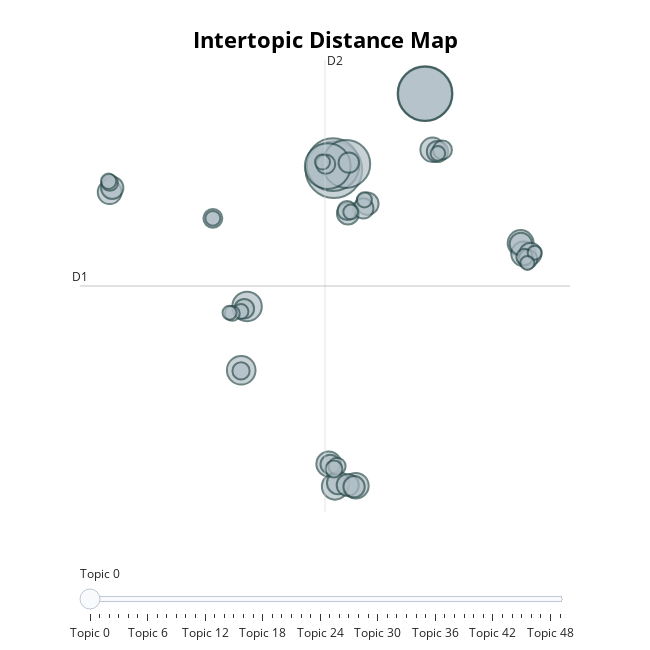

Notebook source saved alongside this figure:
### Code cell
model.visualize_topics(top_n_topics=50)

### Figure 1 — Plotly figure (JSON) as saved in the notebook; plotly's stock layout.template omitted (floating-point values rounded to 4 significant figures; data arrays with more than 128 entries replaced by an {"elided": "..."} marker saying what was removed)
{"data": [{"customdata": {"elided": "50x3 mixed values"}, "hovertemplate": "<b>Topic %{customdata[0]}</b><br>Words: %{customdata[1]}<br>Size: %{customdata[2]}", "legendgroup": "", "marker": {"color": "#B0BEC5", "line": {"color": "DarkSlateGrey", "width": 2}, "size": [823, 776, 749, 718, 588, 539, 515, 224, 211, 176, 173, 170, 158, 158, 152, 145, 131, 130, 129, 128, 126, 125, 124, 117, 116, 107, 105, 99, 95, 94, 93, 92, 92, 91, 76, 76, 74, 69, 69, 60, 58, 58, 58, 57, 57, 57, 55, 51, 51, 51], "sizemode": "area", "sizeref": 0.5144, "symbol": "circle"}, "mode": "markers", "name": "", "orientation": "v", "showlegend": false, "type": "scatter", "x": [1.89, 6.844, 6.844, 1.841, 2.561, 1.554, null, -2.834, -3.15, 1.946, 12.04, 3.081, 1.61, 12.2, 7.252, -10.3, 2.124, 3.706, 12.05, -10.16, 2.64, 2.654, 12.57, 2.986, 7.518, 2.699, 3.489, -2.985, 1.682, 1.442, 2.607, -4.692, 7.791, 12.44, -3.16, 2.058, 1.891, -10.3, 12.25, -10.36, -3.166, 3.547, 1.268, -3.635, -4.692, 2.805, 7.543, -3.783, 12.8, 12.41], "xaxis": "x", "y": [10.32, 15.62, 15.62, 10.68, 10.73, 10.58, null, 0.8105, -3.63, -11.73, 5.223, -11.67, -10.16, 4.471, 11.72, 8.764, -11.48, 7.962, 5.162, 9.069, -11.62, 7.288, 4.483, -11.74, 11.6, 10.82, 7.633, 0.6511, -10.18, 10.71, 7.487, 6.944, 11.7, 4.098, -3.678, -10.31, -10.51, 9.427, 4.252, 9.526, 0.4553, 8.229, 10.86, 0.3254, 6.945, 7.389, 11.47, 0.3712, 4.549, 3.839], "yaxis": "y"}], "layout": {"annotations": [{"showarrow": false, "text": "D1", "x": -11.92, "y": 2.234, "yshift": 10}, {"showarrow": false, "text": "D2", "x": 1.405, "xshift": 10, "y": 17.97}], "height": 650, "hoverlabel": {"bgcolor": "white", "font": {"family": "Rockwell", "size": 16}}, "legend": {"itemsizing": "constant", "tracegroupgap": 0}, "margin": {"t": 60}, "shapes": [{"line": {"color": "#CFD8DC", "width": 2}, "type": "line", "x0": 1.405, "x1": 1.405, "y0": -13.5, "y1": 17.97}, {"line": {"color": "#9E9E9E", "width": 2}, "type": "line", "x0": -11.92, "x1": 14.72, "y0": 2.234, "y1": 2.234}], "sliders": [{"active": 0, "pad": {"t": 50}, "steps": [{"args": [{"marker.color": [["red", "#B0BEC5", "#B0BEC5", "#B0BEC5", "#B0BEC5", "#B0BEC5", "#B0BEC5", "#B0BEC5", "#B0BEC5", "#B0BEC5", "#B0BEC5", "#B0BEC5", "#B0BEC5", "#B0BEC5", "#B0BEC5", "#B0BEC5", "#B0BEC5", "#B0BEC5", "#B0BEC5", "#B0BEC5", "#B0BEC5", "#B0BEC5", "#B0BEC5", "#B0BEC5", "#B0BEC5", "#B0BEC5", "#B0BEC5", "#B0BEC5", "#B0BEC5", "#B0BEC5", "#B0BEC5", "#B0BEC5", "#B0BEC5", "#B0BEC5", "#B0BEC5", "#B0BEC5", "#B0BEC5", "#B0BEC5", "#B0BEC5", "#B0BEC5", "#B0BEC5", "#B0BEC5", "#B0BEC5", "#B0BEC5", "#B0BEC5", "#B0BEC5", "#B0BEC5", "#B0BEC5", "#B0BEC5", "#B0BEC5"]]}], "label": "Topic 0", "method": "update"}, {"args": [{"marker.color": [["#B0BEC5", "red", "#B0BEC5", "#B0BEC5", "#B0BEC5", "#B0BEC5", "#B0BEC5", "#B0BEC5", "#B0BEC5", "#B0BEC5", "#B0BEC5", "#B0BEC5", "#B0BEC5", "#B0BEC5", "#B0BEC5", "#B0BEC5", "#B0BEC5", "#B0BEC5", "#B0BEC5", "#B0BEC5", "#B0BEC5", "#B0BEC5", "#B0BEC5", "#B0BEC5", "#B0BEC5", "#B0BEC5", "#B0BEC5", "#B0BEC5", "#B0BEC5", "#B0BEC5", "#B0BEC5", "#B0BEC5", "#B0BEC5", "#B0BEC5", "#B0BEC5", "#B0BEC5", "#B0BEC5", "#B0BEC5", "#B0BEC5", "#B0BEC5", "#B0BEC5", "#B0BEC5", "#B0BEC5", "#B0BEC5", "#B0BEC5", "#B0BEC5", "#B0BEC5", "#B0BEC5", "#B0BEC5", "#B0BEC5"]]}], "label": "Topic 1", "method": "update"}, {"args": [{"marker.color": [["#B0BEC5", "#B0BEC5", "red", "#B0BEC5", "#B0BEC5", "#B0BEC5", "#B0BEC5", "#B0BEC5", "#B0BEC5", "#B0BEC5", "#B0BEC5", "#B0BEC5", "#B0BEC5", "#B0BEC5", "#B0BEC5", "#B0BEC5", "#B0BEC5", "#B0BEC5", "#B0BEC5", "#B0BEC5", "#B0BEC5", "#B0BEC5", "#B0BEC5", "#B0BEC5", "#B0BEC5", "#B0BEC5", "#B0BEC5", "#B0BEC5", "#B0BEC5", "#B0BEC5", "#B0BEC5", "#B0BEC5", "#B0BEC5", "#B0BEC5", "#B0BEC5", "#B0BEC5", "#B0BEC5", "#B0BEC5", "#B0BEC5", "#B0BEC5", "#B0BEC5", "#B0BEC5", "#B0BEC5", "#B0BEC5", "#B0BEC5", "#B0BEC5", "#B0BEC5", "#B0BEC5", "#B0BEC5", "#B0BEC5"]]}], "label": "Topic 2", "method": "update"}, {"args": [{"marker.color": [["#B0BEC5", "#B0BEC5", "#B0BEC5", "red", "#B0BEC5", "#B0BEC5", "#B0BEC5", "#B0BEC5", "#B0BEC5", "#B0BEC5", "#B0BEC5", "#B0BEC5", "#B0BEC5", "#B0BEC5", "#B0BEC5", "#B0BEC5", "#B0BEC5", "#B0BEC5", "#B0BEC5", "#B0BEC5", "#B0BEC5", "#B0BEC5", "#B0BEC5", "#B0BEC5", "#B0BEC5", "#B0BEC5", "#B0BEC5", "#B0BEC5", "#B0BEC5", "#B0BEC5", "#B0BEC5", "#B0BEC5", "#B0BEC5", "#B0BEC5", "#B0BEC5", "#B0BEC5", "#B0BEC5", "#B0BEC5", "#B0BEC5", "#B0BEC5", "#B0BEC5", "#B0BEC5", "#B0BEC5", "#B0BEC5", "#B0BEC5", "#B0BEC5", "#B0BEC5", "#B0BEC5", "#B0BEC5", "#B0BEC5"]]}], "label": "Topic 3", "method": "update"}, {"args": [{"marker.color": [["#B0BEC5", "#B0BEC5", "#B0BEC5", "#B0BEC5", "red", "#B0BEC5", "#B0BEC5", "#B0BEC5", "#B0BEC5", "#B0BEC5", "#B0BEC5", "#B0BEC5", "#B0BEC5", "#B0BEC5", "#B0BEC5", "#B0BEC5", "#B0BEC5", "#B0BEC5", "#B0BEC5", "#B0BEC5", "#B0BEC5", "#B0BEC5", "#B0BEC5", "#B0BEC5", "#B0BEC5", "#B0BEC5", "#B0BEC5", "#B0BEC5", "#B0BEC5", "#B0BEC5", "#B0BEC5", "#B0BEC5", "#B0BEC5", "#B0BEC5", "#B0BEC5", "#B0BEC5", "#B0BEC5", "#B0BEC5", "#B0BEC5", "#B0BEC5", "#B0BEC5", "#B0BEC5", "#B0BEC5", "#B0BEC5", "#B0BEC5", "#B0BEC5", "#B0BEC5", "#B0BEC5", "#B0BEC5", "#B0BEC5"]]}], "label": "Topic 4", "method": "update"}, {"args": [{"marker.color": [["#B0BEC5", "#B0BEC5", "#B0BEC5", "#B0BEC5", "#B0BEC5", "red", "#B0BEC5", "#B0BEC5", "#B0BEC5", "#B0BEC5", "#B0BEC5", "#B0BEC5", "#B0BEC5", "#B0BEC5", "#B0BEC5", "#B0BEC5", "#B0BEC5", "#B0BEC5", "#B0BEC5", "#B0BEC5", "#B0BEC5", "#B0BEC5", "#B0BEC5", "#B0BEC5", "#B0BEC5", "#B0BEC5", "#B0BEC5", "#B0BEC5", "#B0BEC5", "#B0BEC5", "#B0BEC5", "#B0BEC5", "#B0BEC5", "#B0BEC5", "#B0BEC5", "#B0BEC5", "#B0BEC5", "#B0BEC5", "#B0BEC5", "#B0BEC5", "#B0BEC5", "#B0BEC5", "#B0BEC5", "#B0BEC5", "#B0BEC5", "#B0BEC5", "#B0BEC5", "#B0BEC5", "#B0BEC5", "#B0BEC5"]]}], "label": "Topic 5", "method": "update"}, {"args": [{"marker.color": [["#B0BEC5", "#B0BEC5", "#B0BEC5", "#B0BEC5", "#B0BEC5", "#B0BEC5", "red", "#B0BEC5", "#B0BEC5", "#B0BEC5", "#B0BEC5", "#B0BEC5", "#B0BEC5", "#B0BEC5", "#B0BEC5", "#B0BEC5", "#B0BEC5", "#B0BEC5", "#B0BEC5", "#B0BEC5", "#B0BEC5", "#B0BEC5", "#B0BEC5", "#B0BEC5", "#B0BEC5", "#B0BEC5", "#B0BEC5", "#B0BEC5", "#B0BEC5", "#B0BEC5", "#B0BEC5", "#B0BEC5", "#B0BEC5", "#B0BEC5", "#B0BEC5", "#B0BEC5", "#B0BEC5", "#B0BEC5", "#B0BEC5", "#B0BEC5", "#B0BEC5", "#B0BEC5", "#B0BEC5", "#B0BEC5", "#B0BEC5", "#B0BEC5", "#B0BEC5", "#B0BEC5", "#B0BEC5", "#B0BEC5"]]}], "label": "Topic 6", "method": "update"}, {"args": [{"marker.color": [["#B0BEC5", "#B0BEC5", "#B0BEC5", "#B0BEC5", "#B0BEC5", "#B0BEC5", "#B0BEC5", "red", "#B0BEC5", "#B0BEC5", "#B0BEC5", "#B0BEC5", "#B0BEC5", "#B0BEC5", "#B0BEC5", "#B0BEC5", "#B0BEC5", "#B0BEC5", "#B0BEC5", "#B0BEC5", "#B0BEC5", "#B0BEC5", "#B0BEC5", "#B0BEC5", "#B0BEC5", "#B0BEC5", "#B0BEC5", "#B0BEC5", "#B0BEC5", "#B0BEC5", "#B0BEC5", "#B0BEC5", "#B0BEC5", "#B0BEC5", "#B0BEC5", "#B0BEC5", "#B0BEC5", "#B0BEC5", "#B0BEC5", "#B0BEC5", "#B0BEC5", "#B0BEC5", "#B0BEC5", "#B0BEC5", "#B0BEC5", "#B0BEC5", "#B0BEC5", "#B0BEC5", "#B0BEC5", "#B0BEC5"]]}], "label": "Topic 7", "method": "update"}, {"args": [{"marker.color": [["#B0BEC5", "#B0BEC5", "#B0BEC5", "#B0BEC5", "#B0BEC5", "#B0BEC5", "#B0BEC5", "#B0BEC5", "red", "#B0BEC5", "#B0BEC5", "#B0BEC5", "#B0BEC5", "#B0BEC5", "#B0BEC5", "#B0BEC5", "#B0BEC5", "#B0BEC5", "#B0BEC5", "#B0BEC5", "#B0BEC5", "#B0BEC5", "#B0BEC5", "#B0BEC5", "#B0BEC5", "#B0BEC5", "#B0BEC5", "#B0BEC5", "#B0BEC5", "#B0BEC5", "#B0BEC5", "#B0BEC5", "#B0BEC5", "#B0BEC5", "#B0BEC5", "#B0BEC5", "#B0BEC5", "#B0BEC5", "#B0BEC5", "#B0BEC5", "#B0BEC5", "#B0BEC5", "#B0BEC5", "#B0BEC5", "#B0BEC5", "#B0BEC5", "#B0BEC5", "#B0BEC5", "#B0BEC5", "#B0BEC5"]]}], "label": "Topic 8", "method": "update"}, {"args": [{"marker.color": [["#B0BEC5", "#B0BEC5", "#B0BEC5", "#B0BEC5", "#B0BEC5", "#B0BEC5", "#B0BEC5", "#B0BEC5", "#B0BEC5", "red", "#B0BEC5", "#B0BEC5", "#B0BEC5", "#B0BEC5", "#B0BEC5", "#B0BEC5", "#B0BEC5", "#B0BEC5", "#B0BEC5", "#B0BEC5", "#B0BEC5", "#B0BEC5", "#B0BEC5", "#B0BEC5", "#B0BEC5", "#B0BEC5", "#B0BEC5", "#B0BEC5", "#B0BEC5", "#B0BEC5", "#B0BEC5", "#B0BEC5", "#B0BEC5", "#B0BEC5", "#B0BEC5", "#B0BEC5", "#B0BEC5", "#B0BEC5", "#B0BEC5", "#B0BEC5", "#B0BEC5", "#B0BEC5", "#B0BEC5", "#B0BEC5", "#B0BEC5", "#B0BEC5", "#B0BEC5", "#B0BEC5", "#B0BEC5", "#B0BEC5"]]}], "label": "Topic 9", "method": "update"}, {"args": [{"marker.color": [["#B0BEC5", "#B0BEC5", "#B0BEC5", "#B0BEC5", "#B0BEC5", "#B0BEC5", "#B0BEC5", "#B0BEC5", "#B0BEC5", "#B0BEC5", "red", "#B0BEC5", "#B0BEC5", "#B0BEC5", "#B0BEC5", "#B0BEC5", "#B0BEC5", "#B0BEC5", "#B0BEC5", "#B0BEC5", "#B0BEC5", "#B0BEC5", "#B0BEC5", "#B0BEC5", "#B0BEC5", "#B0BEC5", "#B0BEC5", "#B0BEC5", "#B0BEC5", "#B0BEC5", "#B0BEC5", "#B0BEC5", "#B0BEC5", "#B0BEC5", "#B0BEC5", "#B0BEC5", "#B0BEC5", "#B0BEC5", "#B0BEC5", "#B0BEC5", "#B0BEC5", "#B0BEC5", "#B0BEC5", "#B0BEC5", "#B0BEC5", "#B0BEC5", "#B0BEC5", "#B0BEC5", "#B0BEC5", "#B0BEC5"]]}], "label": "Topic 10", "method": "update"}, {"args": [{"marker.color": [["#B0BEC5", "#B0BEC5", "#B0BEC5", "#B0BEC5", "#B0BEC5", "#B0BEC5", "#B0BEC5", "#B0BEC5", "#B0BEC5", "#B0BEC5", "#B0BEC5", "red", "#B0BEC5", "#B0BEC5", "#B0BEC5", "#B0BEC5", "#B0BEC5", "#B0BEC5", "#B0BEC5", "#B0BEC5", "#B0BEC5", "#B0BEC5", "#B0BEC5", "#B0BEC5", "#B0BEC5", "#B0BEC5", "#B0BEC5", "#B0BEC5", "#B0BEC5", "#B0BEC5", "#B0BEC5", "#B0BEC5", "#B0BEC5", "#B0BEC5", "#B0BEC5", "#B0BEC5", "#B0BEC5", "#B0BEC5", "#B0BEC5", "#B0BEC5", "#B0BEC5", "#B0BEC5", "#B0BEC5", "#B0BEC5", "#B0BEC5", "#B0BEC5", "#B0BEC5", "#B0BEC5", "#B0BEC5", "#B0BEC5"]]}], "label": "Topic 11", "method": "update"}, {"args": [{"marker.color": [["#B0BEC5", "#B0BEC5", "#B0BEC5", "#B0BEC5", "#B0BEC5", "#B0BEC5", "#B0BEC5", "#B0BEC5", "#B0BEC5", "#B0BEC5", "#B0BEC5", "#B0BEC5", "red", "#B0BEC5", "#B0BEC5", "#B0BEC5", "#B0BEC5", "#B0BEC5", "#B0BEC5", "#B0BEC5", "#B0BEC5", "#B0BEC5", "#B0BEC5", "#B0BEC5", "#B0BEC5", "#B0BEC5", "#B0BEC5", "#B0BEC5", "#B0BEC5", "#B0BEC5", "#B0BEC5", "#B0BEC5", "#B0BEC5", "#B0BEC5", "#B0BEC5", "#B0BEC5", "#B0BEC5", "#B0BEC5", "#B0BEC5", "#B0BEC5", "#B0BEC5", "#B0BEC5", "#B0BEC5", "#B0BEC5", "#B0BEC5", "#B0BEC5", "#B0BEC5", "#B0BEC5", "#B0BEC5", "#B0BEC5"]]}], "label": "Topic 12", "method": "update"}, {"args": [{"marker.color": [["#B0BEC5", "#B0BEC5", "#B0BEC5", "#B0BEC5", "#B0BEC5", "#B0BEC5", "#B0BEC5", "#B0BEC5", "#B0BEC5", "#B0BEC5", "#B0BEC5", "#B0BEC5", "#B0BEC5", "red", "#B0BEC5", "#B0BEC5", "#B0BEC5", "#B0BEC5", "#B0BEC5", "#B0BEC5", "#B0BEC5", "#B0BEC5", "#B0BEC5", "#B0BEC5", "#B0BEC5", "#B0BEC5", "#B0BEC5", "#B0BEC5", "#B0BEC5", "#B0BEC5", "#B0BEC5", "#B0BEC5", "#B0BEC5", "#B0BEC5", "#B0BEC5", "#B0BEC5", "#B0BEC5", "#B0BEC5", "#B0BEC5", "#B0BEC5", "#B0BEC5", "#B0BEC5", "#B0BEC5", "#B0BEC5", "#B0BEC5", "#B0BEC5", "#B0BEC5", "#B0BEC5", "#B0BEC5", "#B0BEC5"]]}], "label": "Topic 13", "method": "update"}, {"args": [{"marker.color": [["#B0BEC5", "#B0BEC5", "#B0BEC5", "#B0BEC5", "#B0BEC5", "#B0BEC5", "#B0BEC5", "#B0BEC5", "#B0BEC5", "#B0BEC5", "#B0BEC5", "#B0BEC5", "#B0BEC5", "#B0BEC5", "red", "#B0BEC5", "#B0BEC5", "#B0BEC5", "#B0BEC5", "#B0BEC5", "#B0BEC5", "#B0BEC5", "#B0BEC5", "#B0BEC5", "#B0BEC5", "#B0BEC5", "#B0BEC5", "#B0BEC5", "#B0BEC5", "#B0BEC5", "#B0BEC5", "#B0BEC5", "#B0BEC5", "#B0BEC5", "#B0BEC5", "#B0BEC5", "#B0BEC5", "#B0BEC5", "#B0BEC5", "#B0BEC5", "#B0BEC5", "#B0BEC5", "#B0BEC5", "#B0BEC5", "#B0BEC5", "#B0BEC5", "#B0BEC5", "#B0BEC5", "#B0BEC5", "#B0BEC5"]]}], "label": "Topic 14", "method": "update"}, {"args": [{"marker.color": [["#B0BEC5", "#B0BEC5", "#B0BEC5", "#B0BEC5", "#B0BEC5", "#B0BEC5", "#B0BEC5", "#B0BEC5", "#B0BEC5", "#B0BEC5", "#B0BEC5", "#B0BEC5", "#B0BEC5", "#B0BEC5", "#B0BEC5", "red", "#B0BEC5", "#B0BEC5", "#B0BEC5", "#B0BEC5", "#B0BEC5", "#B0BEC5", "#B0BEC5", "#B0BEC5", "#B0BEC5", "#B0BEC5", "#B0BEC5", "#B0BEC5", "#B0BEC5", "#B0BEC5", "#B0BEC5", "#B0BEC5", "#B0BEC5", "#B0BEC5", "#B0BEC5", "#B0BEC5", "#B0BEC5", "#B0BEC5", "#B0BEC5", "#B0BEC5", "#B0BEC5", "#B0BEC5", "#B0BEC5", "#B0BEC5", "#B0BEC5", "#B0BEC5", "#B0BEC5", "#B0BEC5", "#B0BEC5", "#B0BEC5"]]}], "label": "Topic 15", "method": "update"}, {"args": [{"marker.color": [["#B0BEC5", "#B0BEC5", "#B0BEC5", "#B0BEC5", "#B0BEC5", "#B0BEC5", "#B0BEC5", "#B0BEC5", "#B0BEC5", "#B0BEC5", "#B0BEC5", "#B0BEC5", "#B0BEC5", "#B0BEC5", "#B0BEC5", "#B0BEC5", "red", "#B0BEC5", "#B0BEC5", "#B0BEC5", "#B0BEC5", "#B0BEC5", "#B0BEC5", "#B0BEC5", "#B0BEC5", "#B0BEC5", "#B0BEC5", "#B0BEC5", "#B0BEC5", "#B0BEC5", "#B0BEC5", "#B0BEC5", "#B0BEC5", "#B0BEC5", "#B0BEC5", "#B0BEC5", "#B0BEC5", "#B0BEC5", "#B0BEC5", "#B0BEC5", "#B0BEC5", "#B0BEC5", "#B0BEC5", "#B0BEC5", "#B0BEC5", "#B0BEC5", "#B0BEC5", "#B0BEC5", "#B0BEC5", "#B0BEC5"]]}], "label": "Topic 16", "method": "update"}, {"args": [{"marker.color": [["#B0BEC5", "#B0BEC5", "#B0BEC5", "#B0BEC5", "#B0BEC5", "#B0BEC5", "#B0BEC5", "#B0BEC5", "#B0BEC5", "#B0BEC5", "#B0BEC5", "#B0BEC5", "#B0BEC5", "#B0BEC5", "#B0BEC5", "#B0BEC5", "#B0BEC5", "red", "#B0BEC5", "#B0BEC5", "#B0BEC5", "#B0BEC5", "#B0BEC5", "#B0BEC5", "#B0BEC5", "#B0BEC5", "#B0BEC5", "#B0BEC5", "#B0BEC5", "#B0BEC5", "#B0BEC5", "#B0BEC5", "#B0BEC5", "#B0BEC5", "#B0BEC5", "#B0BEC5", "#B0BEC5", "#B0BEC5", "#B0BEC5", "#B0BEC5", "#B0BEC5", "#B0BEC5", "#B0BEC5", "#B0BEC5", "#B0BEC5", "#B0BEC5", "#B0BEC5", "#B0BEC5", "#B0BEC5", "#B0BEC5"]]}], "label": "Topic 17", "method": "update"}, {"args": [{"marker.color": [["#B0BEC5", "#B0BEC5", "#B0BEC5", "#B0BEC5", "#B0BEC5", "#B0BEC5", "#B0BEC5", "#B0BEC5", "#B0BEC5", "#B0BEC5", "#B0BEC5", "#B0BEC5", "#B0BEC5", "#B0BEC5", "#B0BEC5", "#B0BEC5", "#B0BEC5", "#B0BEC5", "red", "#B0BEC5", "#B0BEC5", "#B0BEC5", "#B0BEC5", "#B0BEC5", "#B0BEC5", "#B0BEC5", "#B0BEC5", "#B0BEC5", "#B0BEC5", "#B0BEC5", "#B0BEC5", "#B0BEC5", "#B0BEC5", "#B0BEC5", "#B0BEC5", "#B0BEC5", "#B0BEC5", "#B0BEC5", "#B0BEC5", "#B0BEC5", "#B0BEC5", "#B0BEC5", "#B0BEC5", "#B0BEC5", "#B0BEC5", "#B0BEC5", "#B0BEC5", "#B0BEC5", "#B0BEC5", "#B0BEC5"]]}], "label": "Topic 18", "method": "update"}, {"args": [{"marker.color": [["#B0BEC5", "#B0BEC5", "#B0BEC5", "#B0BEC5", "#B0BEC5", "#B0BEC5", "#B0BEC5", "#B0BEC5", "#B0BEC5", "#B0BEC5", "#B0BEC5", "#B0BEC5", "#B0BEC5", "#B0BEC5", "#B0BEC5", "#B0BEC5", "#B0BEC5", "#B0BEC5", "#B0BEC5", "red", "#B0BEC5", "#B0BEC5", "#B0BEC5", "#B0BEC5", "#B0BEC5", "#B0BEC5", "#B0BEC5", "#B0BEC5", "#B0BEC5", "#B0BEC5", "#B0BEC5", "#B0BEC5", "#B0BEC5", "#B0BEC5", "#B0BEC5", "#B0BEC5", "#B0BEC5", "#B0BEC5", "#B0BEC5", "#B0BEC5", "#B0BEC5", "#B0BEC5", "#B0BEC5", "#B0BEC5", "#B0BEC5", "#B0BEC5", "#B0BEC5", "#B0BEC5", "#B0BEC5", "#B0BEC5"]]}], "label": "Topic 19", "method": "update"}, {"args": [{"marker.color": [["#B0BEC5", "#B0BEC5", "#B0BEC5", "#B0BEC5", "#B0BEC5", "#B0BEC5", "#B0BEC5", "#B0BEC5", "#B0BEC5", "#B0BEC5", "#B0BEC5", "#B0BEC5", "#B0BEC5", "#B0BEC5", "#B0BEC5", "#B0BEC5", "#B0BEC5", "#B0BEC5", "#B0BEC5", "#B0BEC5", "red", "#B0BEC5", "#B0BEC5", "#B0BEC5", "#B0BEC5", "#B0BEC5", "#B0BEC5", "#B0BEC5", "#B0BEC5", "#B0BEC5", "#B0BEC5", "#B0BEC5", "#B0BEC5", "#B0BEC5", "#B0BEC5", "#B0BEC5", "#B0BEC5", "#B0BEC5", "#B0BEC5", "#B0BEC5", "#B0BEC5", "#B0BEC5", "#B0BEC5", "#B0BEC5", "#B0BEC5", "#B0BEC5", "#B0BEC5", "#B0BEC5", "#B0BEC5", "#B0BEC5"]]}], "label": "Topic 20", "method": "update"}, {"args": [{"marker.color": [["#B0BEC5", "#B0BEC5", "#B0BEC5", "#B0BEC5", "#B0BEC5", "#B0BEC5", "#B0BEC5", "#B0BEC5", "#B0BEC5", "#B0BEC5", "#B0BEC5", "#B0BEC5", "#B0BEC5", "#B0BEC5", "#B0BEC5", "#B0BEC5", "#B0BEC5", "#B0BEC5", "#B0BEC5", "#B0BEC5", "#B0BEC5", "red", "#B0BEC5", "#B0BEC5", "#B0BEC5", "#B0BEC5", "#B0BEC5", "#B0BEC5", "#B0BEC5", "#B0BEC5", "#B0BEC5", "#B0BEC5", "#B0BEC5", "#B0BEC5", "#B0BEC5", "#B0BEC5", "#B0BEC5", "#B0BEC5", "#B0BEC5", "#B0BEC5", "#B0BEC5", "#B0BEC5", "#B0BEC5", "#B0BEC5", "#B0BEC5", "#B0BEC5", "#B0BEC5", "#B0BEC5", "#B0BEC5", "#B0BEC5"]]}], "label": "Topic 21", "method": "update"}, {"args": [{"marker.color": [["#B0BEC5", "#B0BEC5", "#B0BEC5", "#B0BEC5", "#B0BEC5", "#B0BEC5", "#B0BEC5", "#B0BEC5", "#B0BEC5", "#B0BEC5", "#B0BEC5", "#B0BEC5", "#B0BEC5", "#B0BEC5", "#B0BEC5", "#B0BEC5", "#B0BEC5", "#B0BEC5", "#B0BEC5", "#B0BEC5", "#B0BEC5", "#B0BEC5", "red", "#B0BEC5", "#B0BEC5", "#B0BEC5", "#B0BEC5", "#B0BEC5", "#B0BEC5", "#B0BEC5", "#B0BEC5", "#B0BEC5", "#B0BEC5", "#B0BEC5", "#B0BEC5", "#B0BEC5", "#B0BEC5", "#B0BEC5", "#B0BEC5", "#B0BEC5", "#B0BEC5", "#B0BEC5", "#B0BEC5", "#B0BEC5", "#B0BEC5", "#B0BEC5", "#B0BEC5", "#B0BEC5", "#B0BEC5", "#B0BEC5"]]}], "label": "Topic 22", "method": "update"}, {"args": [{"marker.color": [["#B0BEC5", "#B0BEC5", "#B0BEC5", "#B0BEC5", "#B0BEC5", "#B0BEC5", "#B0BEC5", "#B0BEC5", "#B0BEC5", "#B0BEC5", "#B0BEC5", "#B0BEC5", "#B0BEC5", "#B0BEC5", "#B0BEC5", "#B0BEC5", "#B0BEC5", "#B0BEC5", "#B0BEC5", "#B0BEC5", "#B0BEC5", "#B0BEC5", "#B0BEC5", "red", "#B0BEC5", "#B0BEC5", "#B0BEC5", "#B0BEC5", "#B0BEC5", "#B0BEC5", "#B0BEC5", "#B0BEC5", "#B0BEC5", "#B0BEC5", "#B0BEC5", "#B0BEC5", "#B0BEC5", "#B0BEC5", "#B0BEC5", "#B0BEC5", "#B0BEC5", "#B0BEC5", "#B0BEC5", "#B0BEC5", "#B0BEC5", "#B0BEC5", "#B0BEC5", "#B0BEC5", "#B0BEC5", "#B0BEC5"]]}], "label": "Topic 23", "method": "update"}, {"args": [{"marker.color": [["#B0BEC5", "#B0BEC5", "#B0BEC5", "#B0BEC5", "#B0BEC5", "#B0BEC5", "#B0BEC5", "#B0BEC5", "#B0BEC5", "#B0BEC5", "#B0BEC5", "#B0BEC5", "#B0BEC5", "#B0BEC5", "#B0BEC5", "#B0BEC5", "#B0BEC5", "#B0BEC5", "#B0BEC5", "#B0BEC5", "#B0BEC5", "#B0BEC5", "#B0BEC5", "#B0BEC5", "red", "#B0BEC5", "#B0BEC5", "#B0BEC5", "#B0BEC5", "#B0BEC5", "#B0BEC5", "#B0BEC5", "#B0BEC5", "#B0BEC5", "#B0BEC5", "#B0BEC5", "#B0BEC5", "#B0BEC5", "#B0BEC5", "#B0BEC5", "#B0BEC5", "#B0BEC5", "#B0BEC5", "#B0BEC5", "#B0BEC5", "#B0BEC5", "#B0BEC5", "#B0BEC5", "#B0BEC5", "#B0BEC5"]]}], "label": "Topic 24", "method": "update"}, {"args": [{"marker.color": [["#B0BEC5", "#B0BEC5", "#B0BEC5", "#B0BEC5", "#B0BEC5", "#B0BEC5", "#B0BEC5", "#B0BEC5", "#B0BEC5", "#B0BEC5", "#B0BEC5", "#B0BEC5", "#B0BEC5", "#B0BEC5", "#B0BEC5", "#B0BEC5", "#B0BEC5", "#B0BEC5", "#B0BEC5", "#B0BEC5", "#B0BEC5", "#B0BEC5", "#B0BEC5", "#B0BEC5", "#B0BEC5", "red", "#B0BEC5", "#B0BEC5", "#B0BEC5", "#B0BEC5", "#B0BEC5", "#B0BEC5", "#B0BEC5", "#B0BEC5", "#B0BEC5", "#B0BEC5", "#B0BEC5", "#B0BEC5", "#B0BEC5", "#B0BEC5", "#B0BEC5", "#B0BEC5", "#B0BEC5", "#B0BEC5", "#B0BEC5", "#B0BEC5", "#B0BEC5", "#B0BEC5", "#B0BEC5", "#B0BEC5"]]}], "label": "Topic 25", "method": "update"}, {"args": [{"marker.color": [["#B0BEC5", "#B0BEC5", "#B0BEC5", "#B0BEC5", "#B0BEC5", "#B0BEC5", "#B0BEC5", "#B0BEC5", "#B0BEC5", "#B0BEC5", "#B0BEC5", "#B0BEC5", "#B0BEC5", "#B0BEC5", "#B0BEC5", "#B0BEC5", "#B0BEC5", "#B0BEC5", "#B0BEC5", "#B0BEC5", "#B0BEC5", "#B0BEC5", "#B0BEC5", "#B0BEC5", "#B0BEC5", "#B0BEC5", "red", "#B0BEC5", "#B0BEC5", "#B0BEC5", "#B0BEC5", "#B0BEC5", "#B0BEC5", "#B0BEC5", "#B0BEC5", "#B0BEC5", "#B0BEC5", "#B0BEC5", "#B0BEC5", "#B0BEC5", "#B0BEC5", "#B0BEC5", "#B0BEC5", "#B0BEC5", "#B0BEC5", "#B0BEC5", "#B0BEC5", "#B0BEC5", "#B0BEC5", "#B0BEC5"]]}], "label": "Topic 26", "method": "update"}, {"args": [{"marker.color": [["#B0BEC5", "#B0BEC5", "#B0BEC5", "#B0BEC5", "#B0BEC5", "#B0BEC5", "#B0BEC5", "#B0BEC5", "#B0BEC5", "#B0BEC5", "#B0BEC5", "#B0BEC5", "#B0BEC5", "#B0BEC5", "#B0BEC5", "#B0BEC5", "#B0BEC5", "#B0BEC5", "#B0BEC5", "#B0BEC5", "#B0BEC5", "#B0BEC5", "#B0BEC5", "#B0BEC5", "#B0BEC5", "#B0BEC5", "#B0BEC5", "red", "#B0BEC5", "#B0BEC5", "#B0BEC5", "#B0BEC5", "#B0BEC5", "#B0BEC5", "#B0BEC5", "#B0BEC5", "#B0BEC5", "#B0BEC5", "#B0BEC5", "#B0BEC5", "#B0BEC5", "#B0BEC5", "#B0BEC5", "#B0BEC5", "#B0BEC5", "#B0BEC5", "#B0BEC5", "#B0BEC5", "#B0BEC5", "#B0BEC5"]]}], "label": "Topic 27", "method": "update"}, {"args": [{"marker.color": [["#B0BEC5", "#B0BEC5", "#B0BEC5", "#B0BEC5", "#B0BEC5", "#B0BEC5", "#B0BEC5", "#B0BEC5", "#B0BEC5", "#B0BEC5", "#B0BEC5", "#B0BEC5", "#B0BEC5", "#B0BEC5", "#B0BEC5", "#B0BEC5", "#B0BEC5", "#B0BEC5", "#B0BEC5", "#B0BEC5", "#B0BEC5", "#B0BEC5", "#B0BEC5", "#B0BEC5", "#B0BEC5", "#B0BEC5", "#B0BEC5", "#B0BEC5", "red", "#B0BEC5", "#B0BEC5", "#B0BEC5", "#B0BEC5", "#B0BEC5", "#B0BEC5", "#B0BEC5", "#B0BEC5", "#B0BEC5", "#B0BEC5", "#B0BEC5", "#B0BEC5", "#B0BEC5", "#B0BEC5", "#B0BEC5", "#B0BEC5", "#B0BEC5", "#B0BEC5", "#B0BEC5", "#B0BEC5", "#B0BEC5"]]}], "label": "Topic 28", "method": "update"}, {"args": [{"marker.color": [["#B0BEC5", "#B0BEC5", "#B0BEC5", "#B0BEC5", "#B0BEC5", "#B0BEC5", "#B0BEC5", "#B0BEC5", "#B0BEC5", "#B0BEC5", "#B0BEC5", "#B0BEC5", "#B0BEC5", "#B0BEC5", "#B0BEC5", "#B0BEC5", "#B0BEC5", "#B0BEC5", "#B0BEC5", "#B0BEC5", "#B0BEC5", "#B0BEC5", "#B0BEC5", "#B0BEC5", "#B0BEC5", "#B0BEC5", "#B0BEC5", "#B0BEC5", "#B0BEC5", "red", "#B0BEC5", "#B0BEC5", "#B0BEC5", "#B0BEC5", "#B0BEC5", "#B0BEC5", "#B0BEC5", "#B0BEC5", "#B0BEC5", "#B0BEC5", "#B0BEC5", "#B0BEC5", "#B0BEC5", "#B0BEC5", "#B0BEC5", "#B0BEC5", "#B0BEC5", "#B0BEC5", "#B0BEC5", "#B0BEC5"]]}], "label": "Topic 29", "method": "update"}, {"args": [{"marker.color": [["#B0BEC5", "#B0BEC5", "#B0BEC5", "#B0BEC5", "#B0BEC5", "#B0BEC5", "#B0BEC5", "#B0BEC5", "#B0BEC5", "#B0BEC5", "#B0BEC5", "#B0BEC5", "#B0BEC5", "#B0BEC5", "#B0BEC5", "#B0BEC5", "#B0BEC5", "#B0BEC5", "#B0BEC5", "#B0BEC5", "#B0BEC5", "#B0BEC5", "#B0BEC5", "#B0BEC5", "#B0BEC5", "#B0BEC5", "#B0BEC5", "#B0BEC5", "#B0BEC5", "#B0BEC5", "red", "#B0BEC5", "#B0BEC5", "#B0BEC5", "#B0BEC5", "#B0BEC5", "#B0BEC5", "#B0BEC5", "#B0BEC5", "#B0BEC5", "#B0BEC5", "#B0BEC5", "#B0BEC5", "#B0BEC5", "#B0BEC5", "#B0BEC5", "#B0BEC5", "#B0BEC5", "#B0BEC5", "#B0BEC5"]]}], "label": "Topic 30", "method": "update"}, {"args": [{"marker.color": [["#B0BEC5", "#B0BEC5", "#B0BEC5", "#B0BEC5", "#B0BEC5", "#B0BEC5", "#B0BEC5", "#B0BEC5", "#B0BEC5", "#B0BEC5", "#B0BEC5", "#B0BEC5", "#B0BEC5", "#B0BEC5", "#B0BEC5", "#B0BEC5", "#B0BEC5", "#B0BEC5", "#B0BEC5", "#B0BEC5", "#B0BEC5", "#B0BEC5", "#B0BEC5", "#B0BEC5", "#B0BEC5", "#B0BEC5", "#B0BEC5", "#B0BEC5", "#B0BEC5", "#B0BEC5", "#B0BEC5", "red", "#B0BEC5", "#B0BEC5", "#B0BEC5", "#B0BEC5", "#B0BEC5", "#B0BEC5", "#B0BEC5", "#B0BEC5", "#B0BEC5", "#B0BEC5", "#B0BEC5", "#B0BEC5", "#B0BEC5", "#B0BEC5", "#B0BEC5", "#B0BEC5", "#B0BEC5", "#B0BEC5"]]}], "label": "Topic 31", "method": "update"}, {"args": [{"marker.color": [["#B0BEC5", "#B0BEC5", "#B0BEC5", "#B0BEC5", "#B0BEC5", "#B0BEC5", "#B0BEC5", "#B0BEC5", "#B0BEC5", "#B0BEC5", "#B0BEC5", "#B0BEC5", "#B0BEC5", "#B0BEC5", "#B0BEC5", "#B0BEC5", "#B0BEC5", "#B0BEC5", "#B0BEC5", "#B0BEC5", "#B0BEC5", "#B0BEC5", "#B0BEC5", "#B0BEC5", "#B0BEC5", "#B0BEC5", "#B0BEC5", "#B0BEC5", "#B0BEC5", "#B0BEC5", "#B0BEC5", "#B0BEC5", "red", "#B0BEC5", "#B0BEC5", "#B0BEC5", "#B0BEC5", "#B0BEC5", "#B0BEC5", "#B0BEC5", "#B0BEC5", "#B0BEC5", "#B0BEC5", "#B0BEC5", "#B0BEC5", "#B0BEC5", "#B0BEC5", "#B0BEC5", "#B0BEC5", "#B0BEC5"]]}], "label": "Topic 32", "method": "update"}, {"args": [{"marker.color": [["#B0BEC5", "#B0BEC5", "#B0BEC5", "#B0BEC5", "#B0BEC5", "#B0BEC5", "#B0BEC5", "#B0BEC5", "#B0BEC5", "#B0BEC5", "#B0BEC5", "#B0BEC5", "#B0BEC5", "#B0BEC5", "#B0BEC5", "#B0BEC5", "#B0BEC5", "#B0BEC5", "#B0BEC5", "#B0BEC5", "#B0BEC5", "#B0BEC5", "#B0BEC5", "#B0BEC5", "#B0BEC5", "#B0BEC5", "#B0BEC5", "#B0BEC5", "#B0BEC5", "#B0BEC5", "#B0BEC5", "#B0BEC5", "#B0BEC5", "red", "#B0BEC5", "#B0BEC5", "#B0BEC5", "#B0BEC5", "#B0BEC5", "#B0BEC5", "#B0BEC5", "#B0BEC5", "#B0BEC5", "#B0BEC5", "#B0BEC5", "#B0BEC5", "#B0BEC5", "#B0BEC5", "#B0BEC5", "#B0BEC5"]]}], "label": "Topic 33", "method": "update"}, {"args": [{"marker.color": [["#B0BEC5", "#B0BEC5", "#B0BEC5", "#B0BEC5", "#B0BEC5", "#B0BEC5", "#B0BEC5", "#B0BEC5", "#B0BEC5", "#B0BEC5", "#B0BEC5", "#B0BEC5", "#B0BEC5", "#B0BEC5", "#B0BEC5", "#B0BEC5", "#B0BEC5", "#B0BEC5", "#B0BEC5", "#B0BEC5", "#B0BEC5", "#B0BEC5", "#B0BEC5", "#B0BEC5", "#B0BEC5", "#B0BEC5", "#B0BEC5", "#B0BEC5", "#B0BEC5", "#B0BEC5", "#B0BEC5", "#B0BEC5", "#B0BEC5", "#B0BEC5", "red", "#B0BEC5", "#B0BEC5", "#B0BEC5", "#B0BEC5", "#B0BEC5", "#B0BEC5", "#B0BEC5", "#B0BEC5", "#B0BEC5", "#B0BEC5", "#B0BEC5", "#B0BEC5", "#B0BEC5", "#B0BEC5", "#B0BEC5"]]}], "label": "Topic 34", "method": "update"}, {"args": [{"marker.color": [["#B0BEC5", "#B0BEC5", "#B0BEC5", "#B0BEC5", "#B0BEC5", "#B0BEC5", "#B0BEC5", "#B0BEC5", "#B0BEC5", "#B0BEC5", "#B0BEC5", "#B0BEC5", "#B0BEC5", "#B0BEC5", "#B0BEC5", "#B0BEC5", "#B0BEC5", "#B0BEC5", "#B0BEC5", "#B0BEC5", "#B0BEC5", "#B0BEC5", "#B0BEC5", "#B0BEC5", "#B0BEC5", "#B0BEC5", "#B0BEC5", "#B0BEC5", "#B0BEC5", "#B0BEC5", "#B0BEC5", "#B0BEC5", "#B0BEC5", "#B0BEC5", "#B0BEC5", "red", "#B0BEC5", "#B0BEC5", "#B0BEC5", "#B0BEC5", "#B0BEC5", "#B0BEC5", "#B0BEC5", "#B0BEC5", "#B0BEC5", "#B0BEC5", "#B0BEC5", "#B0BEC5", "#B0BEC5", "#B0BEC5"]]}], "label": "Topic 35", "method": "update"}, {"args": [{"marker.color": [["#B0BEC5", "#B0BEC5", "#B0BEC5", "#B0BEC5", "#B0BEC5", "#B0BEC5", "#B0BEC5", "#B0BEC5", "#B0BEC5", "#B0BEC5", "#B0BEC5", "#B0BEC5", "#B0BEC5", "#B0BEC5", "#B0BEC5", "#B0BEC5", "#B0BEC5", "#B0BEC5", "#B0BEC5", "#B0BEC5", "#B0BEC5", "#B0BEC5", "#B0BEC5", "#B0BEC5", "#B0BEC5", "#B0BEC5", "#B0BEC5", "#B0BEC5", "#B0BEC5", "#B0BEC5", "#B0BEC5", "#B0BEC5", "#B0BEC5", "#B0BEC5", "#B0BEC5", "#B0BEC5", "red", "#B0BEC5", "#B0BEC5", "#B0BEC5", "#B0BEC5", "#B0BEC5", "#B0BEC5", "#B0BEC5", "#B0BEC5", "#B0BEC5", "#B0BEC5", "#B0BEC5", "#B0BEC5", "#B0BEC5"]]}], "label": "Topic 36", "method": "update"}, {"args": [{"marker.color": [["#B0BEC5", "#B0BEC5", "#B0BEC5", "#B0BEC5", "#B0BEC5", "#B0BEC5", "#B0BEC5", "#B0BEC5", "#B0BEC5", "#B0BEC5", "#B0BEC5", "#B0BEC5", "#B0BEC5", "#B0BEC5", "#B0BEC5", "#B0BEC5", "#B0BEC5", "#B0BEC5", "#B0BEC5", "#B0BEC5", "#B0BEC5", "#B0BEC5", "#B0BEC5", "#B0BEC5", "#B0BEC5", "#B0BEC5", "#B0BEC5", "#B0BEC5", "#B0BEC5", "#B0BEC5", "#B0BEC5", "#B0BEC5", "#B0BEC5", "#B0BEC5", "#B0BEC5", "#B0BEC5", "#B0BEC5", "red", "#B0BEC5", "#B0BEC5", "#B0BEC5", "#B0BEC5", "#B0BEC5", "#B0BEC5", "#B0BEC5", "#B0BEC5", "#B0BEC5", "#B0BEC5", "#B0BEC5", "#B0BEC5"]]}], "label": "Topic 37", "method": "update"}, {"args": [{"marker.color": [["#B0BEC5", "#B0BEC5", "#B0BEC5", "#B0BEC5", "#B0BEC5", "#B0BEC5", "#B0BEC5", "#B0BEC5", "#B0BEC5", "#B0BEC5", "#B0BEC5", "#B0BEC5", "#B0BEC5", "#B0BEC5", "#B0BEC5", "#B0BEC5", "#B0BEC5", "#B0BEC5", "#B0BEC5", "#B0BEC5", "#B0BEC5", "#B0BEC5", "#B0BEC5", "#B0BEC5", "#B0BEC5", "#B0BEC5", "#B0BEC5", "#B0BEC5", "#B0BEC5", "#B0BEC5", "#B0BEC5", "#B0BEC5", "#B0BEC5", "#B0BEC5", "#B0BEC5", "#B0BEC5", "#B0BEC5", "#B0BEC5", "red", "#B0BEC5", "#B0BEC5", "#B0BEC5", "#B0BEC5", "#B0BEC5", "#B0BEC5", "#B0BEC5", "#B0BEC5", "#B0BEC5", "#B0BEC5", "#B0BEC5"]]}], "label": "Topic 38", "method": "update"}, {"args": [{"marker.color": [["#B0BEC5", "#B0BEC5", "#B0BEC5", "#B0BEC5", "#B0BEC5", "#B0BEC5", "#B0BEC5", "#B0BEC5", "#B0BEC5", "#B0BEC5", "#B0BEC5", "#B0BEC5", "#B0BEC5", "#B0BEC5", "#B0BEC5", "#B0BEC5", "#B0BEC5", "#B0BEC5", "#B0BEC5", "#B0BEC5", "#B0BEC5", "#B0BEC5", "#B0BEC5", "#B0BEC5", "#B0BEC5", "#B0BEC5", "#B0BEC5", "#B0BEC5", "#B0BEC5", "#B0BEC5", "#B0BEC5", "#B0BEC5", "#B0BEC5", "#B0BEC5", "#B0BEC5", "#B0BEC5", "#B0BEC5", "#B0BEC5", "#B0BEC5", "red", "#B0BEC5", "#B0BEC5", "#B0BEC5", "#B0BEC5", "#B0BEC5", "#B0BEC5", "#B0BEC5", "#B0BEC5", "#B0BEC5", "#B0BEC5"]]}], "label": "Topic 39", "method": "update"}, {"args": [{"marker.color": [["#B0BEC5", "#B0BEC5", "#B0BEC5", "#B0BEC5", "#B0BEC5", "#B0BEC5", "#B0BEC5", "#B0BEC5", "#B0BEC5", "#B0BEC5", "#B0BEC5", "#B0BEC5", "#B0BEC5", "#B0BEC5", "#B0BEC5", "#B0BEC5", "#B0BEC5", "#B0BEC5", "#B0BEC5", "#B0BEC5", "#B0BEC5", "#B0BEC5", "#B0BEC5", "#B0BEC5", "#B0BEC5", "#B0BEC5", "#B0BEC5", "#B0BEC5", "#B0BEC5", "#B0BEC5", "#B0BEC5", "#B0BEC5", "#B0BEC5", "#B0BEC5", "#B0BEC5", "#B0BEC5", "#B0BEC5", "#B0BEC5", "#B0BEC5", "#B0BEC5", "red", "#B0BEC5", "#B0BEC5", "#B0BEC5", "#B0BEC5", "#B0BEC5", "#B0BEC5", "#B0BEC5", "#B0BEC5", "#B0BEC5"]]}], "label": "Topic 40", "method": "update"}, {"args": [{"marker.color": [["#B0BEC5", "#B0BEC5", "#B0BEC5", "#B0BEC5", "#B0BEC5", "#B0BEC5", "#B0BEC5", "#B0BEC5", "#B0BEC5", "#B0BEC5", "#B0BEC5", "#B0BEC5", "#B0BEC5", "#B0BEC5", "#B0BEC5", "#B0BEC5", "#B0BEC5", "#B0BEC5", "#B0BEC5", "#B0BEC5", "#B0BEC5", "#B0BEC5", "#B0BEC5", "#B0BEC5", "#B0BEC5", "#B0BEC5", "#B0BEC5", "#B0BEC5", "#B0BEC5", "#B0BEC5", "#B0BEC5", "#B0BEC5", "#B0BEC5", "#B0BEC5", "#B0BEC5", "#B0BEC5", "#B0BEC5", "#B0BEC5", "#B0BEC5", "#B0BEC5", "#B0BEC5", "red", "#B0BEC5", "#B0BEC5", "#B0BEC5", "#B0BEC5", "#B0BEC5", "#B0BEC5", "#B0BEC5", "#B0BEC5"]]}], "label": "Topic 41", "method": "update"}, {"args": [{"marker.color": [["#B0BEC5", "#B0BEC5", "#B0BEC5", "#B0BEC5", "#B0BEC5", "#B0BEC5", "#B0BEC5", "#B0BEC5", "#B0BEC5", "#B0BEC5", "#B0BEC5", "#B0BEC5", "#B0BEC5", "#B0BEC5", "#B0BEC5", "#B0BEC5", "#B0BEC5", "#B0BEC5", "#B0BEC5", "#B0BEC5", "#B0BEC5", "#B0BEC5", "#B0BEC5", "#B0BEC5", "#B0BEC5", "#B0BEC5", "#B0BEC5", "#B0BEC5", "#B0BEC5", "#B0BEC5", "#B0BEC5", "#B0BEC5", "#B0BEC5", "#B0BEC5", "#B0BEC5", "#B0BEC5", "#B0BEC5", "#B0BEC5", "#B0BEC5", "#B0BEC5", "#B0BEC5", "#B0BEC5", "red", "#B0BEC5", "#B0BEC5", "#B0BEC5", "#B0BEC5", "#B0BEC5", "#B0BEC5", "#B0BEC5"]]}], "label": "Topic 42", "method": "update"}, {"args": [{"marker.color": [["#B0BEC5", "#B0BEC5", "#B0BEC5", "#B0BEC5", "#B0BEC5", "#B0BEC5", "#B0BEC5", "#B0BEC5", "#B0BEC5", "#B0BEC5", "#B0BEC5", "#B0BEC5", "#B0BEC5", "#B0BEC5", "#B0BEC5", "#B0BEC5", "#B0BEC5", "#B0BEC5", "#B0BEC5", "#B0BEC5", "#B0BEC5", "#B0BEC5", "#B0BEC5", "#B0BEC5", "#B0BEC5", "#B0BEC5", "#B0BEC5", "#B0BEC5", "#B0BEC5", "#B0BEC5", "#B0BEC5", "#B0BEC5", "#B0BEC5", "#B0BEC5", "#B0BEC5", "#B0BEC5", "#B0BEC5", "#B0BEC5", "#B0BEC5", "#B0BEC5", "#B0BEC5", "#B0BEC5", "#B0BEC5", "red", "#B0BEC5", "#B0BEC5", "#B0BEC5", "#B0BEC5", "#B0BEC5", "#B0BEC5"]]}], "label": "Topic 43", "method": "update"}, {"args": [{"marker.color": [["#B0BEC5", "#B0BEC5", "#B0BEC5", "#B0BEC5", "#B0BEC5", "#B0BEC5", "#B0BEC5", "#B0BEC5", "#B0BEC5", "#B0BEC5", "#B0BEC5", "#B0BEC5", "#B0BEC5", "#B0BEC5", "#B0BEC5", "#B0BEC5", "#B0BEC5", "#B0BEC5", "#B0BEC5", "#B0BEC5", "#B0BEC5", "#B0BEC5", "#B0BEC5", "#B0BEC5", "#B0BEC5", "#B0BEC5", "#B0BEC5", "#B0BEC5", "#B0BEC5", "#B0BEC5", "#B0BEC5", "#B0BEC5", "#B0BEC5", "#B0BEC5", "#B0BEC5", "#B0BEC5", "#B0BEC5", "#B0BEC5", "#B0BEC5", "#B0BEC5", "#B0BEC5", "#B0BEC5", "#B0BEC5", "#B0BEC5", "red", "#B0BEC5", "#B0BEC5", "#B0BEC5", "#B0BEC5", "#B0BEC5"]]}], "label": "Topic 44", "method": "update"}, {"args": [{"marker.color": [["#B0BEC5", "#B0BEC5", "#B0BEC5", "#B0BEC5", "#B0BEC5", "#B0BEC5", "#B0BEC5", "#B0BEC5", "#B0BEC5", "#B0BEC5", "#B0BEC5", "#B0BEC5", "#B0BEC5", "#B0BEC5", "#B0BEC5", "#B0BEC5", "#B0BEC5", "#B0BEC5", "#B0BEC5", "#B0BEC5", "#B0BEC5", "#B0BEC5", "#B0BEC5", "#B0BEC5", "#B0BEC5", "#B0BEC5", "#B0BEC5", "#B0BEC5", "#B0BEC5", "#B0BEC5", "#B0BEC5", "#B0BEC5", "#B0BEC5", "#B0BEC5", "#B0BEC5", "#B0BEC5", "#B0BEC5", "#B0BEC5", "#B0BEC5", "#B0BEC5", "#B0BEC5", "#B0BEC5", "#B0BEC5", "#B0BEC5", "#B0BEC5", "red", "#B0BEC5", "#B0BEC5", "#B0BEC5", "#B0BEC5"]]}], "label": "Topic 45", "method": "update"}, {"args": [{"marker.color": [["#B0BEC5", "#B0BEC5", "#B0BEC5", "#B0BEC5", "#B0BEC5", "#B0BEC5", "#B0BEC5", "#B0BEC5", "#B0BEC5", "#B0BEC5", "#B0BEC5", "#B0BEC5", "#B0BEC5", "#B0BEC5", "#B0BEC5", "#B0BEC5", "#B0BEC5", "#B0BEC5", "#B0BEC5", "#B0BEC5", "#B0BEC5", "#B0BEC5", "#B0BEC5", "#B0BEC5", "#B0BEC5", "#B0BEC5", "#B0BEC5", "#B0BEC5", "#B0BEC5", "#B0BEC5", "#B0BEC5", "#B0BEC5", "#B0BEC5", "#B0BEC5", "#B0BEC5", "#B0BEC5", "#B0BEC5", "#B0BEC5", "#B0BEC5", "#B0BEC5", "#B0BEC5", "#B0BEC5", "#B0BEC5", "#B0BEC5", "#B0BEC5", "#B0BEC5", "red", "#B0BEC5", "#B0BEC5", "#B0BEC5"]]}], "label": "Topic 46", "method": "update"}, {"args": [{"marker.color": [["#B0BEC5", "#B0BEC5", "#B0BEC5", "#B0BEC5", "#B0BEC5", "#B0BEC5", "#B0BEC5", "#B0BEC5", "#B0BEC5", "#B0BEC5", "#B0BEC5", "#B0BEC5", "#B0BEC5", "#B0BEC5", "#B0BEC5", "#B0BEC5", "#B0BEC5", "#B0BEC5", "#B0BEC5", "#B0BEC5", "#B0BEC5", "#B0BEC5", "#B0BEC5", "#B0BEC5", "#B0BEC5", "#B0BEC5", "#B0BEC5", "#B0BEC5", "#B0BEC5", "#B0BEC5", "#B0BEC5", "#B0BEC5", "#B0BEC5", "#B0BEC5", "#B0BEC5", "#B0BEC5", "#B0BEC5", "#B0BEC5", "#B0BEC5", "#B0BEC5", "#B0BEC5", "#B0BEC5", "#B0BEC5", "#B0BEC5", "#B0BEC5", "#B0BEC5", "#B0BEC5", "red", "#B0BEC5", "#B0BEC5"]]}], "label": "Topic 47", "method": "update"}, {"args": [{"marker.color": [["#B0BEC5", "#B0BEC5", "#B0BEC5", "#B0BEC5", "#B0BEC5", "#B0BEC5", "#B0BEC5", "#B0BEC5", "#B0BEC5", "#B0BEC5", "#B0BEC5", "#B0BEC5", "#B0BEC5", "#B0BEC5", "#B0BEC5", "#B0BEC5", "#B0BEC5", "#B0BEC5", "#B0BEC5", "#B0BEC5", "#B0BEC5", "#B0BEC5", "#B0BEC5", "#B0BEC5", "#B0BEC5", "#B0BEC5", "#B0BEC5", "#B0BEC5", "#B0BEC5", "#B0BEC5", "#B0BEC5", "#B0BEC5", "#B0BEC5", "#B0BEC5", "#B0BEC5", "#B0BEC5", "#B0BEC5", "#B0BEC5", "#B0BEC5", "#B0BEC5", "#B0BEC5", "#B0BEC5", "#B0BEC5", "#B0BEC5", "#B0BEC5", "#B0BEC5", "#B0BEC5", "#B0BEC5", "red", "#B0BEC5"]]}], "label": "Topic 48", "method": "update"}, {"args": [{"marker.color": [["#B0BEC5", "#B0BEC5", "#B0BEC5", "#B0BEC5", "#B0BEC5", "#B0BEC5", "#B0BEC5", "#B0BEC5", "#B0BEC5", "#B0BEC5", "#B0BEC5", "#B0BEC5", "#B0BEC5", "#B0BEC5", "#B0BEC5", "#B0BEC5", "#B0BEC5", "#B0BEC5", "#B0BEC5", "#B0BEC5", "#B0BEC5", "#B0BEC5", "#B0BEC5", "#B0BEC5", "#B0BEC5", "#B0BEC5", "#B0BEC5", "#B0BEC5", "#B0BEC5", "#B0BEC5", "#B0BEC5", "#B0BEC5", "#B0BEC5", "#B0BEC5", "#B0BEC5", "#B0BEC5", "#B0BEC5", "#B0BEC5", "#B0BEC5", "#B0BEC5", "#B0BEC5", "#B0BEC5", "#B0BEC5", "#B0BEC5", "#B0BEC5", "#B0BEC5", "#B0BEC5", "#B0BEC5", "#B0BEC5", "red"]]}], "label": "Topic 49", "method": "update"}]}], "title": {"font": {"color": "Black", "size": 22}, "text": "<b>Intertopic Distance Map", "x": 0.5, "xanchor": "center", "y": 0.95, "yanchor": "top"}, "width": 650, "xaxis": {"anchor": "y", "domain": [0, 1], "range": [-11.92, 14.72], "title": {"text": ""}, "visible": false}, "yaxis": {"anchor": "x", "domain": [0, 1], "range": [-13.5, 17.97], "title": {"text": ""}, "visible": false}}}
